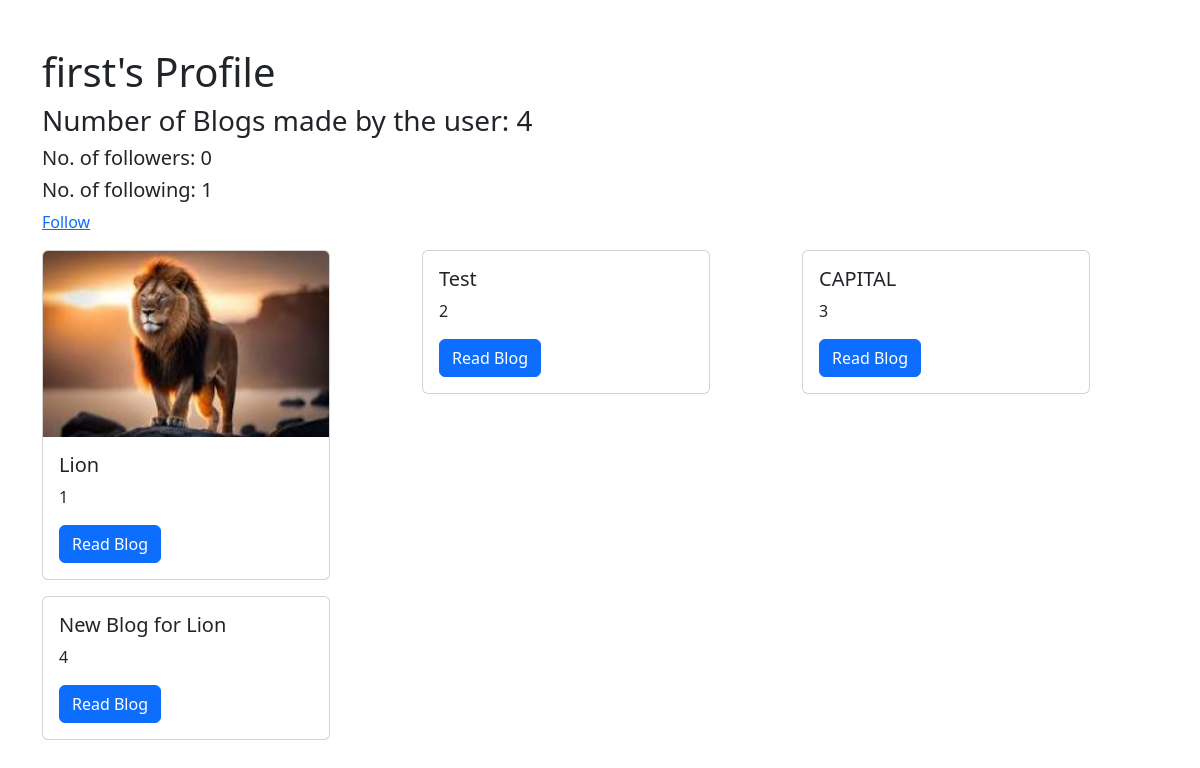
Page /user/first (signed in) on the committed database.
### application/models.py (models this page shows, shortened)
class User(db.Model):
    id = db.Column(db.Integer, primary_key=True)
    username = db.Column(db.String(20), nullable=False, unique=True) # 20 here is the character limit on the username attribute
    password = db.Column(db.String(100), nullable=False)
    blogs = db.relationship('Blog', backref = 'author') # one to many
    liked_blogs = db.relationship('Blog', backref='likers', secondary='likes') #many to many
    def is_following(self, other_user):
        check_follow = Follow.query.filter_by(follower_id=self.id, followed_id=other_user.id).first()
        return check_follow is not None
    def following(self):
        return User.query.join(Follow, Follow.followed_id==User.id).filter(Follow.follower_id==self.id).all()
    def followers(self):
        return User.query.join(Follow, Follow.follower_id==User.id).filter(Follow.followed_id==self.id).all()

class Blog(db.Model):
    id = db.Column(db.Integer, primary_key=True)
    title = db.Column(db.String(150), nullable=False)
    content = db.Column(db.String(500), nullable=False)
    image_url = db.Column(db.String(150), nullable=True) # storing path for the image
    timestamp = db.Column(db.DateTime, default = datetime.utcnow)
    user_id = db.Column(db.Integer, db.ForeignKey('user.id'), nullable=False)

### application/controllers.py (the view)
@app.route('/user/<username>')
def user_profile(username):
    user = User.query.filter_by(username=username).first()
    blogs = Blog.query.filter_by(user_id=user.id).all()
    number_of_blogs = len(blogs)
    if session['username']==username:
        return render_template('user_profile.html', user = user, blogs=blogs, number_of_blogs=number_of_blogs, followers=user.followers(), following=user.following(), is_self=True)
    else:
        current_user = User.query.filter_by(username = session['username']).first()
        is_following = current_user.is_following(user)
        number_followers = len(user.followers())
        number_following = len(user.following())
        return render_template('user_profile.html', user = user, blogs=blogs, number_of_blogs=number_of_blogs, followers=user.followers(), following=user.following(), is_self=False, is_following=is_following, number_followers=number_followers, number_following=number_following)

### templates/user_profile.html (shortened to what this page needs)
{% extends "base.html" %} {% block content %}
<div class="container mt-5">
  <h1>{{user.username}}'s Profile</h1>
  <h3>Number of Blogs made by the user: {{number_of_blogs}}</h3>
  {% if not is_self %}
  <h5>No. of followers: {{number_followers}}</h5>
  <h5>No. of following: {{number_following}}</h5>
  {% if is_following %}
  <a href="{{url_for('unfollow_route', username = user.username )}}"
    >Unfollow</a
  >
  {% else %}
  <a href="{{url_for('follow_route', username = user.username )}}">Follow</a>
  {% endif %} {% endif %}
  <div class="row">
    {% for blog in blogs %}
    <div class="col-md-4">
      <div class="card mt-3" style="width: 18rem">
        {% if blog.image_url %}
        <img
          class="card-img-top"
          src="{{ url_for('static', filename= 'images/' + blog.image_url )}}"
          alt="This is supposed to be blog image"
        />
        {% endif %}
        <div class="card-body">
          <h5 class="card-title">{{ blog.title }}</h5>
          <p>{{ blog.id }}</p>
          <a href="{{url_for('blog', id = blog.id)}}" class="btn btn-primary"
            >Read Blog</a
          >
        </div>
      </div>
    </div>
    {% endfor %}
  </div>
</div>
{% endblock %}

### rows in the picture
User: username "first"
Blog: image_url (picture), title "Lion", id "1"
Blog: title "Test", id "2"
Blog: title "CAPITAL", id "3"
Blog: title "New Blog for Lion", id "4"

### other values in the picture
{{ number_of_blogs }} "4"
{{ number_followers }} "0"
{{ number_following }} "1"
